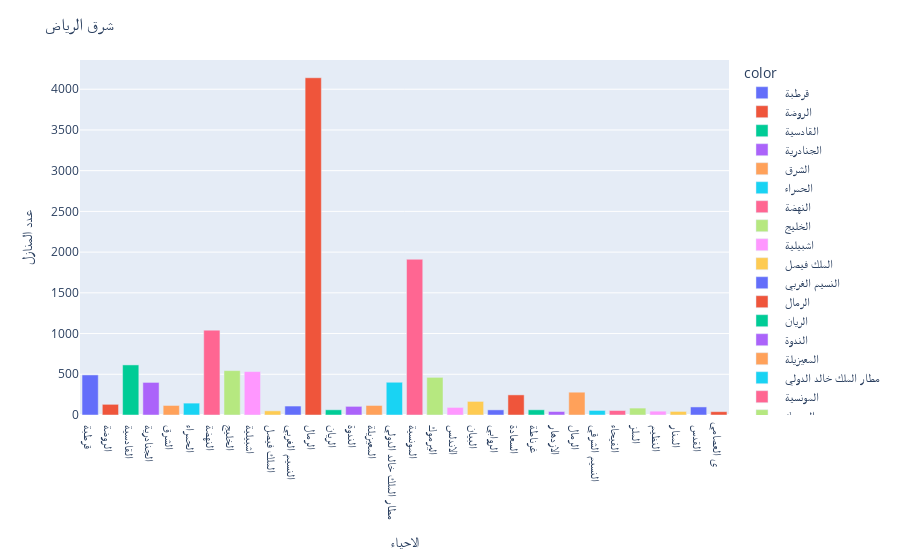

Write notebook code for a chart like this one.
### Code cell
name_e40,count = get_top_names(east_names,40)
fig = px.bar(y=count,x=name_e40,color=name_e40)
fig.update_layout(title='شرق الرياض',
                  xaxis_title='الاحياء', yaxis_title='عدد المنازل')
# px.pie(values=count, names=name)
# DF[DF['neighbourhood']==' العليا ']

### Figure 1 — Plotly figure (JSON) as saved in the notebook; plotly's stock layout.template omitted (floating-point values rounded to 4 significant figures)
{"data": [{"alignmentgroup": "True", "hovertemplate": "color= قرطبة <br>x=%{x}<br>y=%{y}<extra></extra>", "legendgroup": " قرطبة ", "marker": {"color": "#636efa", "pattern": {"shape": ""}}, "name": " قرطبة ", "offsetgroup": " قرطبة ", "orientation": "v", "showlegend": true, "textposition": "auto", "type": "bar", "x": [" قرطبة "], "xaxis": "x", "y": [492], "yaxis": "y"}, {"alignmentgroup": "True", "hovertemplate": "color= الروضة <br>x=%{x}<br>y=%{y}<extra></extra>", "legendgroup": " الروضة ", "marker": {"color": "#EF553B", "pattern": {"shape": ""}}, "name": " الروضة ", "offsetgroup": " الروضة ", "orientation": "v", "showlegend": true, "textposition": "auto", "type": "bar", "x": [" الروضة "], "xaxis": "x", "y": [131], "yaxis": "y"}, {"alignmentgroup": "True", "hovertemplate": "color= القادسية <br>x=%{x}<br>y=%{y}<extra></extra>", "legendgroup": " القادسية ", "marker": {"color": "#00cc96", "pattern": {"shape": ""}}, "name": " القادسية ", "offsetgroup": " القادسية ", "orientation": "v", "showlegend": true, "textposition": "auto", "type": "bar", "x": [" القادسية "], "xaxis": "x", "y": [615], "yaxis": "y"}, {"alignmentgroup": "True", "hovertemplate": "color= الجنادرية <br>x=%{x}<br>y=%{y}<extra></extra>", "legendgroup": " الجنادرية ", "marker": {"color": "#ab63fa", "pattern": {"shape": ""}}, "name": " الجنادرية ", "offsetgroup": " الجنادرية ", "orientation": "v", "showlegend": true, "textposition": "auto", "type": "bar", "x": [" الجنادرية "], "xaxis": "x", "y": [400], "yaxis": "y"}, {"alignmentgroup": "True", "hovertemplate": "color= الشرق <br>x=%{x}<br>y=%{y}<extra></extra>", "legendgroup": " الشرق ", "marker": {"color": "#FFA15A", "pattern": {"shape": ""}}, "name": " الشرق ", "offsetgroup": " الشرق ", "orientation": "v", "showlegend": true, "textposition": "auto", "type": "bar", "x": [" الشرق "], "xaxis": "x", "y": [117], "yaxis": "y"}, {"alignmentgroup": "True", "hovertemplate": "color= الحمراء <br>x=%{x}<br>y=%{y}<extra></extra>", "legendgroup": " الحمراء ", "marker": {"color": "#19d3f3", "pattern": {"shape": ""}}, "name": " الحمراء ", "offsetgroup": " الحمراء ", "orientation": "v", "showlegend": true, "textposition": "auto", "type": "bar", "x": [" الحمراء "], "xaxis": "x", "y": [146], "yaxis": "y"}, {"alignmentgroup": "True", "hovertemplate": "color= النهضة <br>x=%{x}<br>y=%{y}<extra></extra>", "legendgroup": " النهضة ", "marker": {"color": "#FF6692", "pattern": {"shape": ""}}, "name": " النهضة ", "offsetgroup": " النهضة ", "orientation": "v", "showlegend": true, "textposition": "auto", "type": "bar", "x": [" النهضة "], "xaxis": "x", "y": [1042], "yaxis": "y"}, {"alignmentgroup": "True", "hovertemplate": "color= الخليج <br>x=%{x}<br>y=%{y}<extra></extra>", "legendgroup": " الخليج ", "marker": {"color": "#B6E880", "pattern": {"shape": ""}}, "name": " الخليج ", "offsetgroup": " الخليج ", "orientation": "v", "showlegend": true, "textposition": "auto", "type": "bar", "x": [" الخليج "], "xaxis": "x", "y": [545], "yaxis": "y"}, {"alignmentgroup": "True", "hovertemplate": "color= اشبيلية <br>x=%{x}<br>y=%{y}<extra></extra>", "legendgroup": " اشبيلية ", "marker": {"color": "#FF97FF", "pattern": {"shape": ""}}, "name": " اشبيلية ", "offsetgroup": " اشبيلية ", "orientation": "v", "showlegend": true, "textposition": "auto", "type": "bar", "x": [" اشبيلية "], "xaxis": "x", "y": [533], "yaxis": "y"}, {"alignmentgroup": "True", "hovertemplate": "color= الملك فيصل <br>x=%{x}<br>y=%{y}<extra></extra>", "legendgroup": " الملك فيصل ", "marker": {"color": "#FECB52", "pattern": {"shape": ""}}, "name": " الملك فيصل ", "offsetgroup": " الملك فيصل ", "orientation": "v", "showlegend": true, "textposition": "auto", "type": "bar", "x": [" الملك فيصل "], "xaxis": "x", "y": [51], "yaxis": "y"}, {"alignmentgroup": "True", "hovertemplate": "color= النسيم الغربي <br>x=%{x}<br>y=%{y}<extra></extra>", "legendgroup": " النسيم الغربي ", "marker": {"color": "#636efa", "pattern": {"shape": ""}}, "name": " النسيم الغربي ", "offsetgroup": " النسيم الغربي ", "orientation": "v", "showlegend": true, "textposition": "auto", "type": "bar", "x": [" النسيم الغربي "], "xaxis": "x", "y": [110], "yaxis": "y"}, {"alignmentgroup": "True", "hovertemplate": "color= الرمال <br>x=%{x}<br>y=%{y}<extra></extra>", "legendgroup": " الرمال ", "marker": {"color": "#EF553B", "pattern": {"shape": ""}}, "name": " الرمال ", "offsetgroup": " الرمال ", "orientation": "v", "showlegend": true, "textposition": "auto", "type": "bar", "x": [" الرمال "], "xaxis": "x", "y": [4141], "yaxis": "y"}, {"alignmentgroup": "True", "hovertemplate": "color= الريان <br>x=%{x}<br>y=%{y}<extra></extra>", "legendgroup": " الريان ", "marker": {"color": "#00cc96", "pattern": {"shape": ""}}, "name": " الريان ", "offsetgroup": " الريان ", "orientation": "v", "showlegend": true, "textposition": "auto", "type": "bar", "x": [" الريان "], "xaxis": "x", "y": [64], "yaxis": "y"}, {"alignmentgroup": "True", "hovertemplate": "color= الندوة <br>x=%{x}<br>y=%{y}<extra></extra>", "legendgroup": " الندوة ", "marker": {"color": "#ab63fa", "pattern": {"shape": ""}}, "name": " الندوة ", "offsetgroup": " الندوة ", "orientation": "v", "showlegend": true, "textposition": "auto", "type": "bar", "x": [" الندوة "], "xaxis": "x", "y": [106], "yaxis": "y"}, {"alignmentgroup": "True", "hovertemplate": "color= المعيزيلة <br>x=%{x}<br>y=%{y}<extra></extra>", "legendgroup": " المعيزيلة ", "marker": {"color": "#FFA15A", "pattern": {"shape": ""}}, "name": " المعيزيلة ", "offsetgroup": " المعيزيلة ", "orientation": "v", "showlegend": true, "textposition": "auto", "type": "bar", "x": [" المعيزيلة "], "xaxis": "x", "y": [117], "yaxis": "y"}, {"alignmentgroup": "True", "hovertemplate": "color= مطار الملك خالد الدولي <br>x=%{x}<br>y=%{y}<extra></extra>", "legendgroup": " مطار الملك خالد الدولي ", "marker": {"color": "#19d3f3", "pattern": {"shape": ""}}, "name": " مطار الملك خالد الدولي ", "offsetgroup": " مطار الملك خالد الدولي ", "orientation": "v", "showlegend": true, "textposition": "auto", "type": "bar", "x": [" مطار الملك خالد الدولي "], "xaxis": "x", "y": [402], "yaxis": "y"}, {"alignmentgroup": "True", "hovertemplate": "color= المونسية <br>x=%{x}<br>y=%{y}<extra></extra>", "legendgroup": " المونسية ", "marker": {"color": "#FF6692", "pattern": {"shape": ""}}, "name": " المونسية ", "offsetgroup": " المونسية ", "orientation": "v", "showlegend": true, "textposition": "auto", "type": "bar", "x": [" المونسية "], "xaxis": "x", "y": [1912], "yaxis": "y"}, {"alignmentgroup": "True", "hovertemplate": "color= اليرموك <br>x=%{x}<br>y=%{y}<extra></extra>", "legendgroup": " اليرموك ", "marker": {"color": "#B6E880", "pattern": {"shape": ""}}, "name": " اليرموك ", "offsetgroup": " اليرموك ", "orientation": "v", "showlegend": true, "textposition": "auto", "type": "bar", "x": [" اليرموك "], "xaxis": "x", "y": [462], "yaxis": "y"}, {"alignmentgroup": "True", "hovertemplate": "color= الاندلس <br>x=%{x}<br>y=%{y}<extra></extra>", "legendgroup": " الاندلس ", "marker": {"color": "#FF97FF", "pattern": {"shape": ""}}, "name": " الاندلس ", "offsetgroup": " الاندلس ", "orientation": "v", "showlegend": true, "textposition": "auto", "type": "bar", "x": [" الاندلس "], "xaxis": "x", "y": [93], "yaxis": "y"}, {"alignmentgroup": "True", "hovertemplate": "color= البيان <br>x=%{x}<br>y=%{y}<extra></extra>", "legendgroup": " البيان ", "marker": {"color": "#FECB52", "pattern": {"shape": ""}}, "name": " البيان ", "offsetgroup": " البيان ", "orientation": "v", "showlegend": true, "textposition": "auto", "type": "bar", "x": [" البيان "], "xaxis": "x", "y": [167], "yaxis": "y"}, {"alignmentgroup": "True", "hovertemplate": "color= الروابي <br>x=%{x}<br>y=%{y}<extra></extra>", "legendgroup": " الروابي ", "marker": {"color": "#636efa", "pattern": {"shape": ""}}, "name": " الروابي ", "offsetgroup": " الروابي ", "orientation": "v", "showlegend": true, "textposition": "auto", "type": "bar", "x": [" الروابي "], "xaxis": "x", "y": [63], "yaxis": "y"}, {"alignmentgroup": "True", "hovertemplate": "color= السعادة <br>x=%{x}<br>y=%{y}<extra></extra>", "legendgroup": " السعادة ", "marker": {"color": "#EF553B", "pattern": {"shape": ""}}, "name": " السعادة ", "offsetgroup": " السعادة ", "orientation": "v", "showlegend": true, "textposition": "auto", "type": "bar", "x": [" السعادة "], "xaxis": "x", "y": [247], "yaxis": "y"}, {"alignmentgroup": "True", "hovertemplate": "color= غرناطة <br>x=%{x}<br>y=%{y}<extra></extra>", "legendgroup": " غرناطة ", "marker": {"color": "#00cc96", "pattern": {"shape": ""}}, "name": " غرناطة ", "offsetgroup": " غرناطة ", "orientation": "v", "showlegend": true, "textposition": "auto", "type": "bar", "x": [" غرناطة "], "xaxis": "x", "y": [64], "yaxis": "y"}, {"alignmentgroup": "True", "hovertemplate": "color= الازدهار <br>x=%{x}<br>y=%{y}<extra></extra>", "legendgroup": " الازدهار ", "marker": {"color": "#ab63fa", "pattern": {"shape": ""}}, "name": " الازدهار ", "offsetgroup": " الازدهار ", "orientation": "v", "showlegend": true, "textposition": "auto", "type": "bar", "x": [" الازدهار "], "xaxis": "x", "y": [43], "yaxis": "y"}, {"alignmentgroup": "True", "hovertemplate": "color= الرمال<br>x=%{x}<br>y=%{y}<extra></extra>", "legendgroup": " الرمال", "marker": {"color": "#FFA15A", "pattern": {"shape": ""}}, "name": " الرمال", "offsetgroup": " الرمال", "orientation": "v", "showlegend": true, "textposition": "auto", "type": "bar", "x": [" الرمال"], "xaxis": "x", "y": [280], "yaxis": "y"}, {"alignmentgroup": "True", "hovertemplate": "color= النسيم الشرقي <br>x=%{x}<br>y=%{y}<extra></extra>", "legendgroup": " النسيم الشرقي ", "marker": {"color": "#19d3f3", "pattern": {"shape": ""}}, "name": " النسيم الشرقي ", "offsetgroup": " النسيم الشرقي ", "orientation": "v", "showlegend": true, "textposition": "auto", "type": "bar", "x": [" النسيم الشرقي "], "xaxis": "x", "y": [56], "yaxis": "y"}, {"alignmentgroup": "True", "hovertemplate": "color= الفيحاء <br>x=%{x}<br>y=%{y}<extra></extra>", "legendgroup": " الفيحاء ", "marker": {"color": "#FF6692", "pattern": {"shape": ""}}, "name": " الفيحاء ", "offsetgroup": " الفيحاء ", "orientation": "v", "showlegend": true, "textposition": "auto", "type": "bar", "x": [" الفيحاء "], "xaxis": "x", "y": [55], "yaxis": "y"}, {"alignmentgroup": "True", "hovertemplate": "color= الملز <br>x=%{x}<br>y=%{y}<extra></extra>", "legendgroup": " الملز ", "marker": {"color": "#B6E880", "pattern": {"shape": ""}}, "name": " الملز ", "offsetgroup": " الملز ", "orientation": "v", "showlegend": true, "textposition": "auto", "type": "bar", "x": [" الملز "], "xaxis": "x", "y": [85], "yaxis": "y"}, {"alignmentgroup": "True", "hovertemplate": "color= النظيم <br>x=%{x}<br>y=%{y}<extra></extra>", "legendgroup": " النظيم ", "marker": {"color": "#FF97FF", "pattern": {"shape": ""}}, "name": " النظيم ", "offsetgroup": " النظيم ", "orientation": "v", "showlegend": true, "textposition": "auto", "type": "bar", "x": [" النظيم "], "xaxis": "x", "y": [47], "yaxis": "y"}, {"alignmentgroup": "True", "hovertemplate": "color= المنار <br>x=%{x}<br>y=%{y}<extra></extra>", "legendgroup": " المنار ", "marker": {"color": "#FECB52", "pattern": {"shape": ""}}, "name": " المنار ", "offsetgroup": " المنار ", "orientation": "v", "showlegend": true, "textposition": "auto", "type": "bar", "x": [" المنار "], "xaxis": "x", "y": [44], "yaxis": "y"}, {"alignmentgroup": "True", "hovertemplate": "color= القدس <br>x=%{x}<br>y=%{y}<extra></extra>", "legendgroup": " القدس ", "marker": {"color": "#636efa", "pattern": {"shape": ""}}, "name": " القدس ", "offsetgroup": " القدس ", "orientation": "v", "showlegend": true, "textposition": "auto", "type": "bar", "x": [" القدس "], "xaxis": "x", "y": [99], "yaxis": "y"}, {"alignmentgroup": "True", "hovertemplate": "color=ى العصامي <br>x=%{x}<br>y=%{y}<extra></extra>", "legendgroup": "ى العصامي ", "marker": {"color": "#EF553B", "pattern": {"shape": ""}}, "name": "ى العصامي ", "offsetgroup": "ى العصامي ", "orientation": "v", "showlegend": true, "textposition": "auto", "type": "bar", "x": ["ى العصامي "], "xaxis": "x", "y": [41], "yaxis": "y"}], "layout": {"barmode": "relative", "legend": {"title": {"text": "color"}, "tracegroupgap": 0}, "margin": {"t": 60}, "title": {"text": "شرق الرياض"}, "xaxis": {"anchor": "y", "domain": [0, 1], "title": {"text": "الاحياء"}}, "yaxis": {"anchor": "x", "domain": [0, 1], "title": {"text": "عدد المنازل"}}}}
